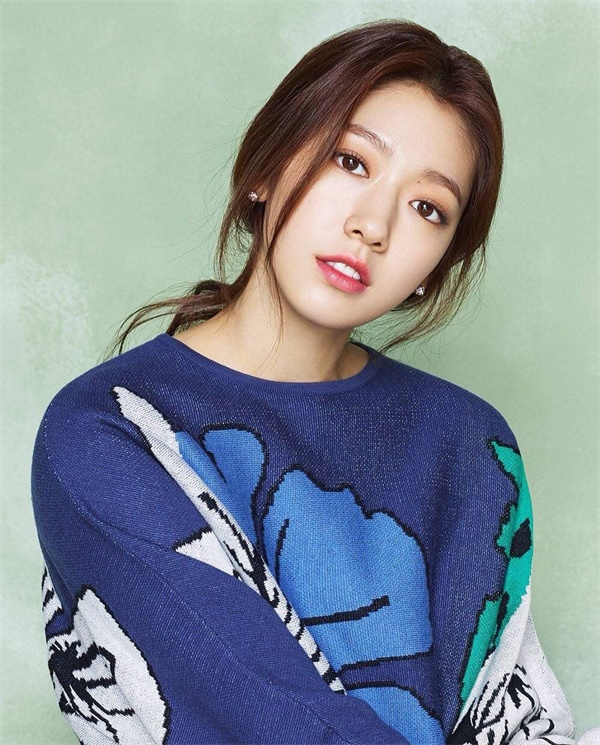
#> input picture pxh01.jpg, 600 x 745 px
$ python canny.py
#> lines starting #> are read from the running program, lines starting #| are printed output that depends on the picture; after the words box and inside, x2 and y2 are one past the last pixel; in counts of white or black regions, pixels touching at a corner belong together
import cv2
import matplotlib.pyplot as plt

img0=cv2.imread('pxh01.jpg', 1)
#> img0 is the input picture: shape (745, 600, 3); mean B, G, R 150.9, 143.2, 132.8
img=cv2.cvtColor(img0, cv2.COLOR_BGR2GRAY)
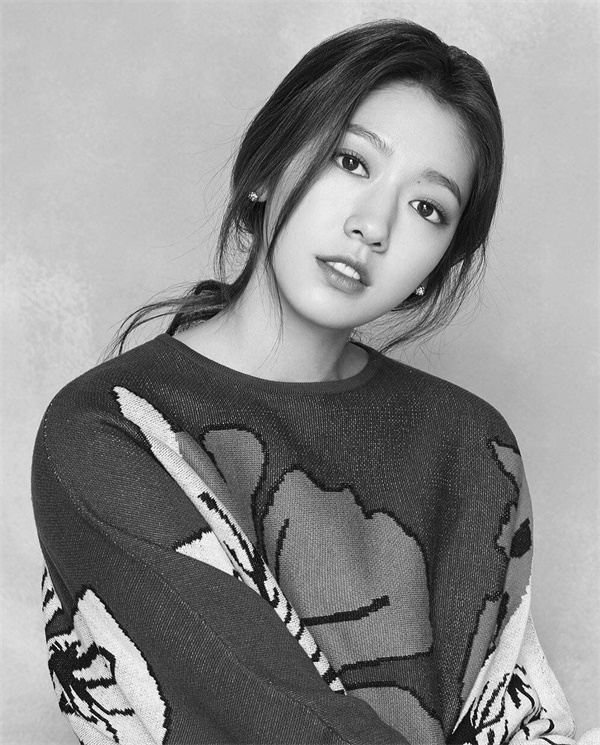
#> img: shape (745, 600); min 1, max 255, mean 141
edges=cv2.Canny(img, 150, 200, )
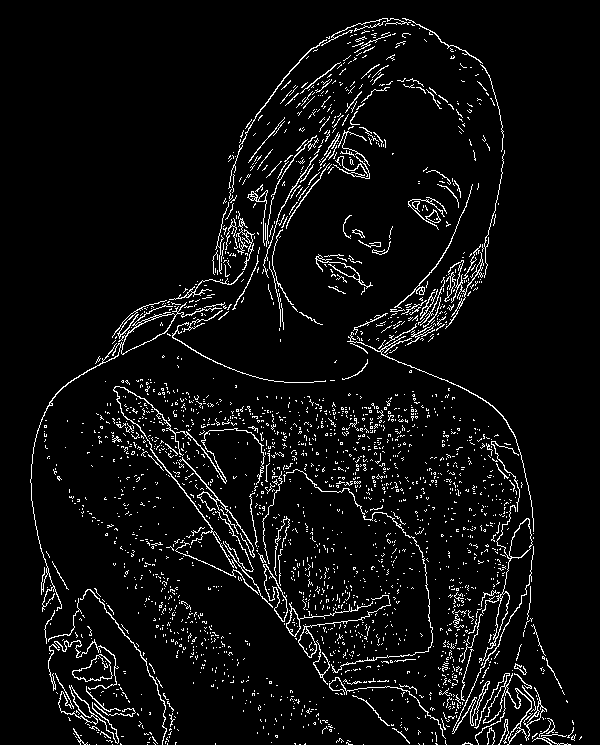
#> edges: shape (745, 600); 5.4% white in thin lines or dots, all inside (x1, y1, x2, y2) = (30, 18, 582, 745)
plt.subplot(121)
plt.imshow(img, cmap='gray')
plt.subplot(122)
plt.imshow(edges, cmap='gray')
plt.show()
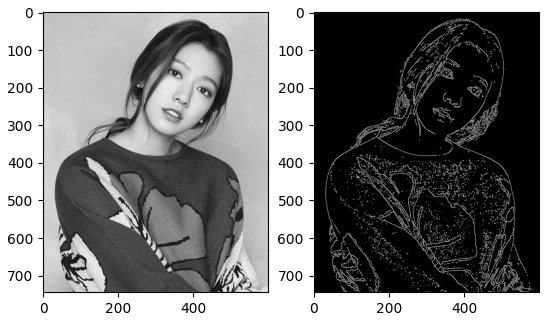
#> figure drawn by matplotlib, 2 panels


cv2.waitKey(0)
cv2.destroyAllWindows()

$ run again, with pxh02.jpg copied over pxh01.jpg
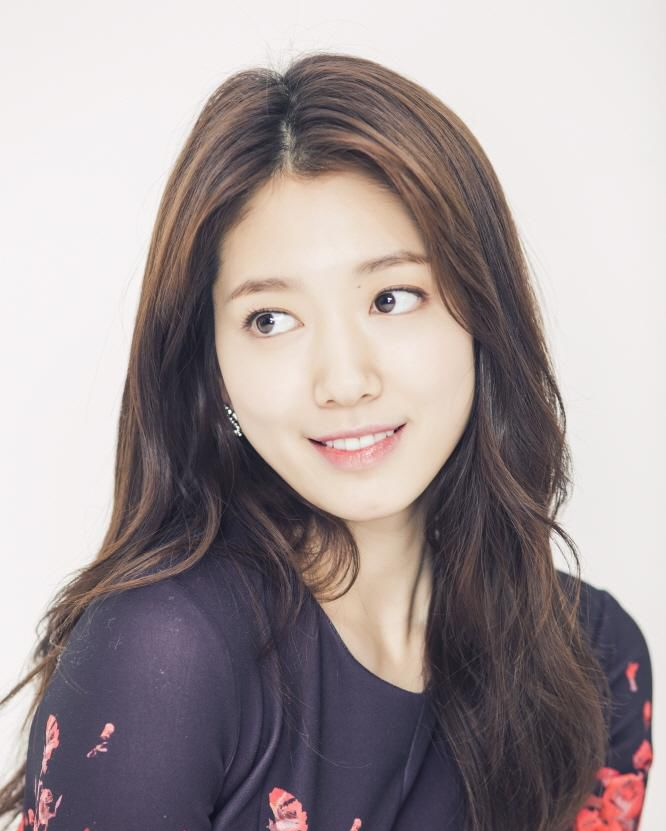
#> input picture pxh02.jpg, 666 x 831 px
#> img0 is the input picture: shape (831, 666, 3); mean B, G, R 152.7, 151.8, 162.4
#> `edges=cv2.Canny(img, 150, 200, )`:
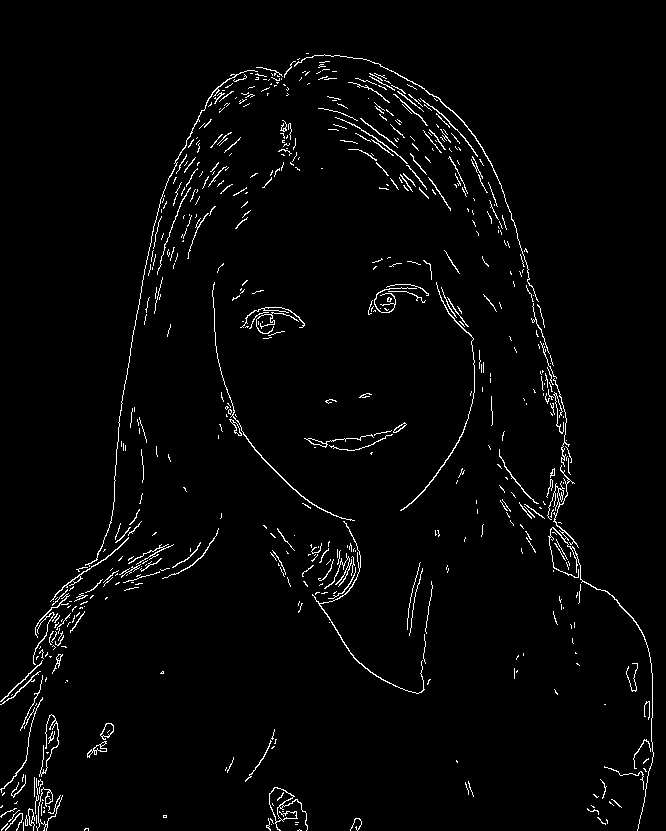
#> edges: shape (831, 666); 2.5% white in thin lines or dots
#> `plt.show()`:
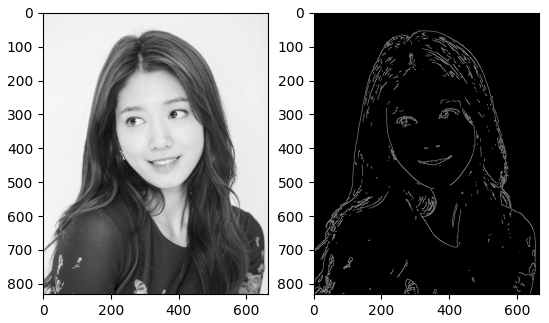
#> figure drawn by matplotlib, 2 panels

$ run again, with pxh03.jpg copied over pxh01.jpg
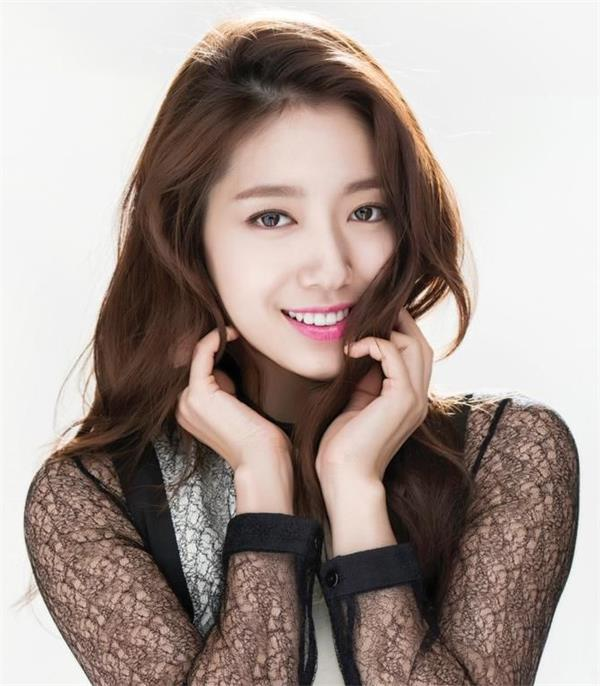
#> input picture pxh03.jpg, 600 x 686 px
#> img0 is the input picture: shape (686, 600, 3); mean B, G, R 146.5, 152.4, 166.5
#> `edges=cv2.Canny(img, 150, 200, )`:
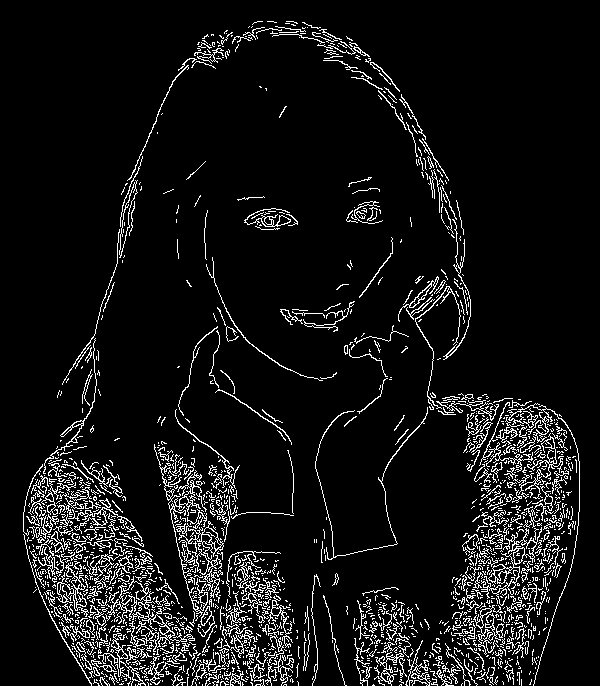
#> edges: shape (686, 600); 7.8% white in thin lines or dots, all inside (x1, y1, x2, y2) = (23, 21, 580, 686)
#> `plt.show()`:
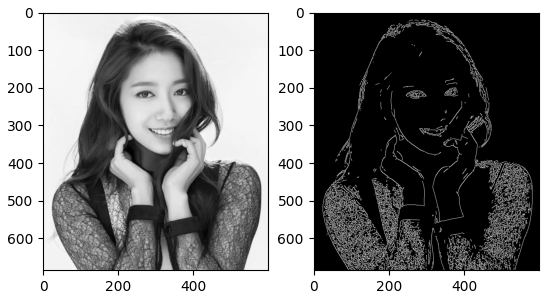
#> figure drawn by matplotlib, 2 panels

$ run again, with 0_255.jpg copied over pxh01.jpg
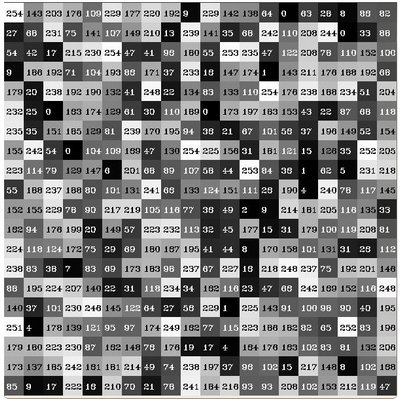
#> input picture 0_255.jpg, 400 x 399 px
#> img0 is the input picture: shape (399, 400, 3); mean B, G, R 126.3, 126.4, 126.5
#> `edges=cv2.Canny(img, 150, 200, )`:
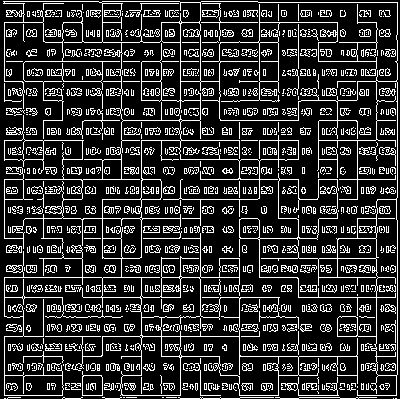
#> edges: shape (399, 400); 19.3% white in thin lines or dots
#> `plt.show()`:
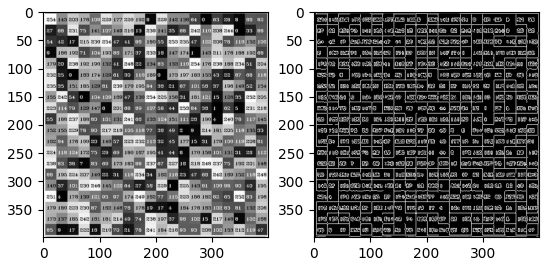
#> figure drawn by matplotlib, 2 panels
